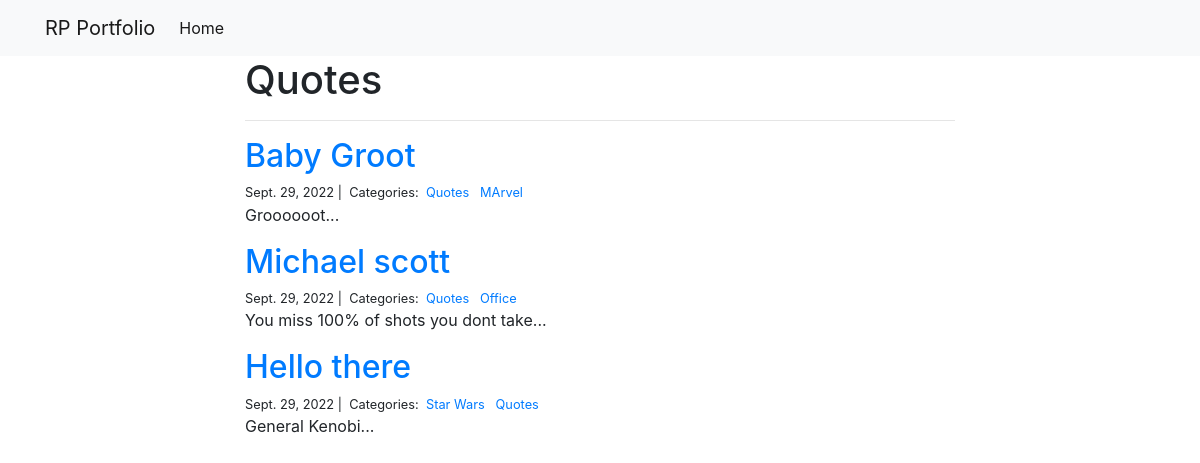
Screenshot of /blog/Quotes/ with the database file from the repository.
### blog/models.py (models this page shows)
class Category(models.Model):
    name = models.CharField(max_length = 20)

class Post(models.Model):
    title = models.CharField(max_length = 255)
    body = models.TextField()
    created_on = models.DateTimeField(auto_now_add=True)
    last_modified = models.DateTimeField(auto_now=True)
    categories = models.ManyToManyField('Category', related_name='posts')

### blog/views.py (the view)
# urls.py: path("<category>/", views.blog_category, name="blog_category"),
def blog_category(request, category):
    blogposts = Post.objects.filter(
        categories__name__contains=category
    ).order_by('-created_on')
    context = {
        'category': category,
        'blogposts': blogposts
    }
    return render(request, 'blog_category.html', context)

### blog/templates/blog_category.html
{% extends "base.html" %}
{% block page_content %}
<div class="col-md-8 offset-md-2">
  <h1>{{ category | title }}</h1>
  <hr>
  {% for post in blogposts %}
   <h2><a href="{% url 'blog_detail' post.pk%}">{{ post.title }}</a></h2>
    <small>
      {{post.created_on.date}} |&nbsp;
      Categories:&nbsp;
      {% for category in post.categories.all %}
        <a href="{% url 'blog_category' category.name %}">
          {{ category.name }}
        </a>&nbsp;
      {% endfor %}
    </small>
    <p>{{ post.body | slice:":400" }}...</p>
  {% endfor %}
</div>
{% endblock %}

### rows the page displays
Category: name "Quotes"
Post: title "Baby Groot", created_on "Sept. 29, 2022", body "Groooooot"
Category: name "MArvel"
Post: title "Michael scott", created_on "Sept. 29, 2022", body "You miss 100% of shots you dont take"
Category: name "Office"
Post: title "Hello there", created_on "Sept. 29, 2022", body "General Kenobi"
Category: name "Star Wars"
